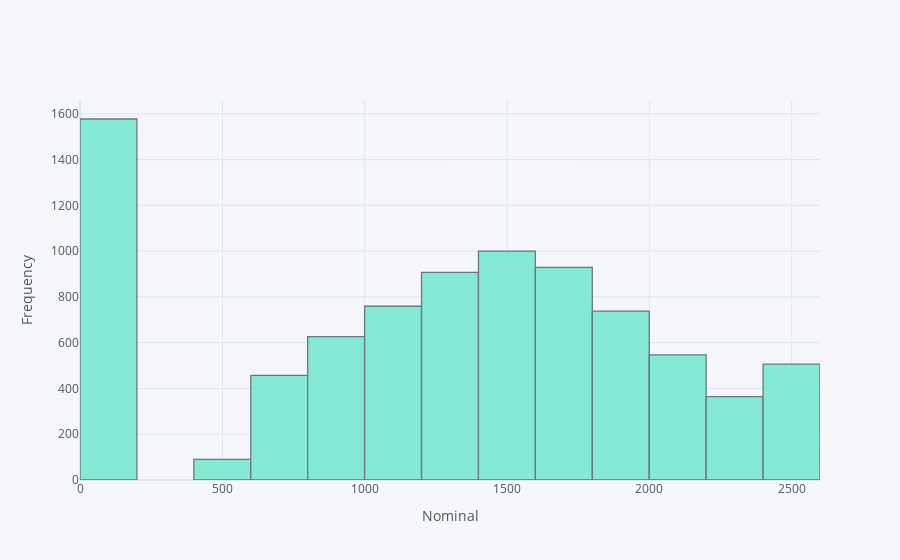

Notebook cell for this chart:
### Markdown cell above
case 1

### Code cell
print('coba arahin cursornya ke bar chartnya, nanti keluar detailsnya')
df3[df3["Attrition_Flag"] == "Existing Customer"]["Total_Revolving_Bal"].iplot(kind="hist", yTitle = 'Frequency', xTitle = 'Nominal',color='#68e8cc',bins=20)

### Figure 1 — Plotly figure (JSON) as saved in the notebook; plotly's stock layout.template omitted (floating-point values rounded to 4 significant figures; data arrays with more than 128 entries replaced by an {"elided": "..."} marker saying what was removed)
{"data": [{"histfunc": "count", "histnorm": "", "marker": {"color": "rgba(104, 232, 204, 1.0)", "line": {"color": "#4D5663", "width": 1.3}}, "name": "Total_Revolving_Bal", "nbinsx": 20, "opacity": 0.8, "orientation": "v", "type": "histogram", "x": {"elided": "8500 int values"}}], "layout": {"barmode": "overlay", "legend": {"bgcolor": "#F5F6F9", "font": {"color": "#4D5663"}}, "paper_bgcolor": "#F5F6F9", "plot_bgcolor": "#F5F6F9", "title": {"font": {"color": "#4D5663"}}, "xaxis": {"gridcolor": "#E1E5ED", "showgrid": true, "tickfont": {"color": "#4D5663"}, "title": {"font": {"color": "#4D5663"}, "text": "Nominal"}, "zerolinecolor": "#E1E5ED"}, "yaxis": {"gridcolor": "#E1E5ED", "showgrid": true, "tickfont": {"color": "#4D5663"}, "title": {"font": {"color": "#4D5663"}, "text": "Frequency"}, "zerolinecolor": "#E1E5ED"}}}
